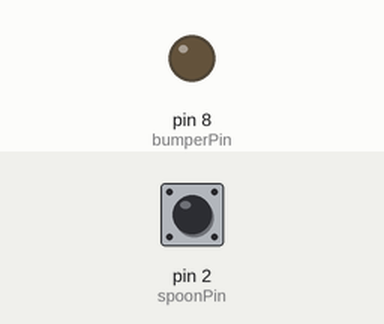
This sketch was run on a simulated Arduino Uno, built with avr-gcc and run on an emulated ATmega328P. Parts: output pins drawn as LEDs (lit = HIGH). Inputs (shaded band) come from the test bench; at power-on: pin 2 (spoonPin) HIGH. What the sketch prints to the serial monitor is not drawn.

Above: at 1.2 s.
1.3 s: pin 2 (spoonPin) pulled LOW for 1 s
At 1.78 s:
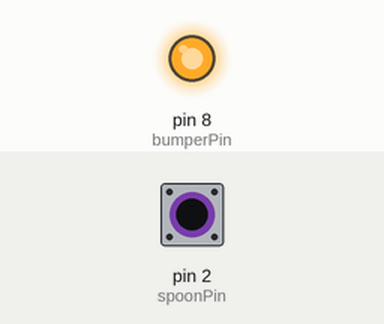
4.3 s: pin 2 (spoonPin) pulled LOW for 3.2 s
At 8.7 s:
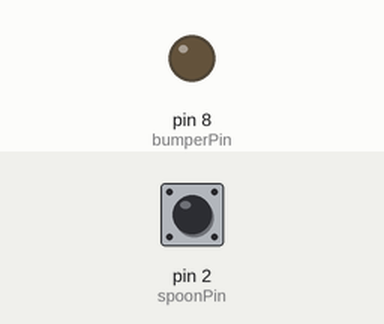
Timing chart, 0 to 10.2 s (numbered marks = the images above; inputs shaded):
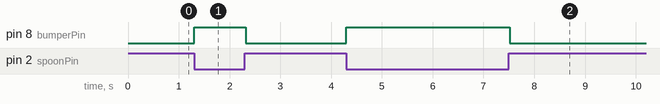

The sketch:

popbumper.ino
```cpp
int spoonPin = 2;    // pushbutton connected to digital pin 7
int bumperPin = 8;
int val = 0;      // variable to store the read value

void setup() {
  pinMode(spoonPin, INPUT_PULLUP);    // sets the digital pin 7 as input
  pinMode(bumperPin, OUTPUT);
  Serial.begin(9600);
}

void loop() {
  val = digitalRead(spoonPin);   // read the input pin
  if(val == LOW){
    digitalWrite(bumperPin, HIGH);
    Serial.println("Ballin");
    delay(50);
    digitalWrite(bumperPin, LOW);
  }  // sets the LED to the button's value
  Serial.println(val);
}
```

Measured:
- after the input at 1.3 s, pin 8 (bumperPin): LOW → HIGH at once, → LOW 1.0 s later
- after the input at 4.3 s, pin 8 (bumperPin): LOW → HIGH at once, → LOW 3.2 s later
